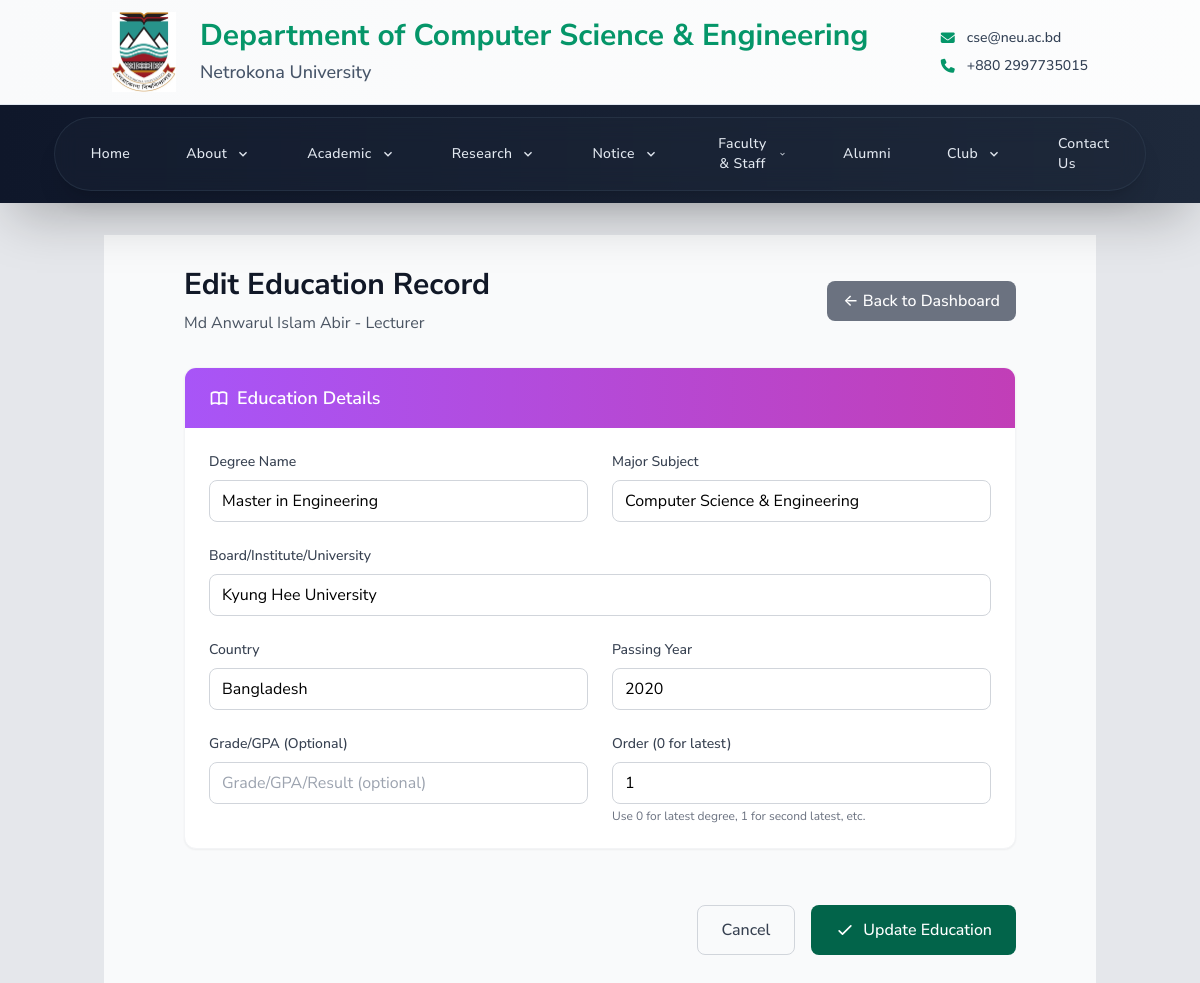
The page /faculty/education/edit/5/ (signed in) on the database its author committed.
### cse_app/models.py (models this page shows, shortened)
class FacultyMember(models.Model):
    DESIGNATION_CHOICES = (
        ('professor', 'Professor'),
        ('associate_professor', 'Associate Professor'),
        ('assistant_professor', 'Assistant Professor'),
        ('lecturer', 'Lecturer'),
        ('chairman', 'Chairman'),
    )
    STATUS_CHOICES = (
        ('active', 'Active'),
        ('on_leave', 'On Leave'),
        ('ex_chairman', 'Ex-Chairman'),
        ('past_faculty', 'Past Faculty'),
    )
    MEMBER_TYPE_CHOICES = (
        ('full_time', 'Full-time'),
        ('part_time', 'Part-time'),
        ('visiting', 'Visiting'),
        ('adjunct', 'Adjunct'),
    )
    user = models.OneToOneField(User, on_delete=models.CASCADE, null=True, blank=True)
    name = models.CharField(max_length=100)
    designation = models.CharField(max_length=30, choices=DESIGNATION_CHOICES)
    status = models.CharField(max_length=20, choices=STATUS_CHOICES, default='active')
    member_type = models.CharField(max_length=20, choices=MEMBER_TYPE_CHOICES, default='full_time')
    email = models.EmailField()
    phone = models.CharField(max_length=15, blank=True)
    room_no = models.CharField(max_length=10, blank=True)
    image = models.ImageField(upload_to='faculty/', blank=True)
    bio = models.TextField(blank=True)
    research_interest = models.TextField(blank=True)
    research_gate_url = models.URLField(blank=True, help_text="ResearchGate profile URL")
    google_scholar_url = models.URLField(blank=True, help_text="Google Scholar profile URL")
    orcid_url = models.URLField(blank=True, help_text="ORCID profile URL")
    linkedin_url = models.URLField(blank=True, help_text="LinkedIn profile URL")
    personal_website = models.URLField(blank=True, help_text="Personal website URL")
    research_activities = RichTextField(blank=True, help_text="Research activities and projects")
    publications = RichTextField(blank=True, help_text="List of publications")
    courses_taught = RichTextField(blank=True, help_text="Courses taught")
    membership = RichTextField(blank=True, help_text="Professional memberships")
    awards_honors = RichTextField(blank=True, help_text="Awards and honors received")
    others = RichTextField(blank=True, help_text="Other relevant information")
    cv_file = models.FileField(upload_to='faculty/cv/', blank=True, null=True, help_text="Upload CV/Resume")
    joined_date = models.DateField(blank=True, null=True)
    end_date = models.DateField(blank=True, null=True)
    is_current = models.BooleanField(default=True, help_text="Is this faculty member currently active?")
    is_chairman = models.BooleanField(default=False)
    class Meta:
        ordering = ['designation', 'name']
        verbose_name = 'Faculty Member'
        verbose_name_plural = 'Faculty Members'

class Education(models.Model):
    faculty = models.ForeignKey('FacultyMember', on_delete=models.CASCADE, related_name='educations')
    degree_name = models.CharField(max_length=200, help_text="e.g., BSc, MSc, PhD, Diploma")
    major_subject = models.CharField(max_length=200, help_text="Group/Major Subject")
    board_institute = models.CharField(max_length=200, help_text="Board/Institute/University name")
    country = models.CharField(max_length=100, default="Bangladesh")
    passing_year = models.IntegerField(help_text="Year of graduation/completion")
    grade_gpa = models.CharField(max_length=50, blank=True, help_text="Grade/GPA/Result (optional)")
    order = models.IntegerField(default=0, help_text="Order for display (0 for latest)")
    class Meta:
        ordering = ['order', '-passing_year']
        verbose_name = 'Education'
        verbose_name_plural = 'Education Records'

### cse_app/views.py (the view)
# urls.py: path('faculty/education/edit/<int:pk>/', views.edit_education, name='edit_education'),
@login_required(login_url='faculty_login')
def edit_education(request, pk):
    try:
        faculty_member = FacultyMember.objects.get(user=request.user)
        education = get_object_or_404(Education, pk=pk, faculty=faculty_member)
        if request.method == 'POST':
            form = EducationForm(request.POST, instance=education)
            if form.is_valid():
                form.save()
                messages.success(request, 'Education record updated successfully!')
                return redirect('faculty_dashboard')
            else:
                messages.error(request, 'Please correct the errors below.')
        else:
            form = EducationForm(instance=education)
        context = {
            'form': form,
            'faculty_member': faculty_member,
            'education': education,
            'form_title': 'Edit Education Record',
            'form_action': 'Update'
        }
        return render(request, 'cse/faculty_and_staff/manage_education.html', context)
    except FacultyMember.DoesNotExist:
        logout(request)
        messages.error(request, 'You are not registered as faculty.')
        return redirect('faculty_login')

### cse_app/context_processors.py (called while the page is built)
def scrolling_notice(request):
    notice = ScrollingNotice.objects.filter(is_active=True).first()
    return {'scrolling_notice': notice.text if notice else ''}

### templates/cse/faculty_and_staff/manage_education.html (shortened to what this page needs)
{% extends 'base.html' %}
{% load static %}
{% block content %}
<div class="min-h-screen bg-gray-50 py-8">
    <div class="max-w-4xl mx-auto px-4 sm:px-6 lg:px-8">
        <div class="mb-8">
            <div class="flex items-center justify-between">
                <div>
                    <h1 class="text-3xl font-bold text-gray-900">{{ form_title }}</h1>
                    <p class="text-gray-600 mt-2">{{ faculty_member.name }} - {{ faculty_member.get_designation_display }}</p>
                </div>
                <a href="{% url 'faculty_dashboard' %}" class="bg-gray-500 hover:bg-gray-600 text-white px-4 py-2 rounded-lg font-medium transition-colors duration-200">
                    ← Back to Dashboard
                </a>
            </div>
        </div>
        <form method="post" class="space-y-8">
            <div class="bg-white rounded-xl shadow-sm border border-gray-100 overflow-hidden">
                <div class="bg-gradient-to-r from-purple-500 to-pink-600 px-6 py-4">
                    <h2 class="text-lg font-semibold text-white flex items-center">
                        Education Details
                    </h2>
                </div>
                <div class="p-6">
                    <div class="grid grid-cols-1 md:grid-cols-2 gap-6">
                        <div>
                            <label class="block text-sm font-medium text-gray-700 mb-2">{{ form.degree_name.label }}</label>
                            {{ form.degree_name }}
                        </div>
                        <div>
                            <label class="block text-sm font-medium text-gray-700 mb-2">{{ form.major_subject.label }}</label>
                            {{ form.major_subject }}
                        </div>
                        <div class="md:col-span-2">
                            <label class="block text-sm font-medium text-gray-700 mb-2">{{ form.board_institute.label }}</label>
                            {{ form.board_institute }}
                        </div>
                        <div>
                            <label class="block text-sm font-medium text-gray-700 mb-2">{{ form.country.label }}</label>
                            {{ form.country }}
                        </div>
                        <div>
                            <label class="block text-sm font-medium text-gray-700 mb-2">{{ form.passing_year.label }}</label>
                            {{ form.passing_year }}
                        </div>
                        <div>
                            <label class="block text-sm font-medium text-gray-700 mb-2">{{ form.grade_gpa.label }}</label>
                            {{ form.grade_gpa }}
                        </div>
                        <div>
                            <label class="block text-sm font-medium text-gray-700 mb-2">{{ form.order.label }}</label>
                            {{ form.order }}
                            <p class="text-xs text-gray-500 mt-1">Use 0 for latest degree, 1 for second latest, etc.</p>
                        </div>
                    </div>
                </div>
            </div>
            <div class="flex justify-end space-x-4 pt-6">
                <a href="{% url 'faculty_dashboard' %}" class="px-6 py-3 border border-gray-300 rounded-lg text-gray-700 hover:bg-gray-50 font-medium transition-colors duration-200">
                    Cancel
                </a>
                <button type="submit" class="px-6 py-3 bg-custom-green hover:bg-emerald-600 text-white rounded-lg font-medium transition-colors duration-200 flex items-center">
                    <svg class="h-5 w-5 mr-2" fill="none" viewBox="0 0 24 24" stroke="currentColor">
                        <path stroke-linecap="round" stroke-linejoin="round" stroke-width="2" d="M5 13l4 4L19 7" />
                    </svg>
                    {{ form_action }} Education
                </button>
            </div>
        </form>
    </div>
</div>
{% endblock %}

### templates/base.html (style rules this page uses)
* { font-family: 'Nunito Sans', -apple-system, BlinkMacSystemFont, 'Segoe UI', Roboto, Oxygen, Ubuntu, Cantarell, sans-serif; }
.font-semibold { font-weight: 600; }
.font-bold { font-weight: 700; }
:root { --custom-green: #02644A; --custom-green-hover: #00916a; }
.bg-custom-green { background-color: var(--custom-green); }
html { scroll-behavior: smooth; }

### templates/Footer.html (style rules this page uses)
.bg-gradient-to-r { background-size: 200% 200%; animation: gradientShift 4s ease infinite; }

### rows shown on the page
FacultyMember: name "Md Anwarul Islam Abir", designation "Lecturer"
Education: degree_name "Master in Engineering", major_subject "Computer Science & Engineering", board_institute "Kyung Hee University", country "Bangladesh", passing_year "2020", order "1"
